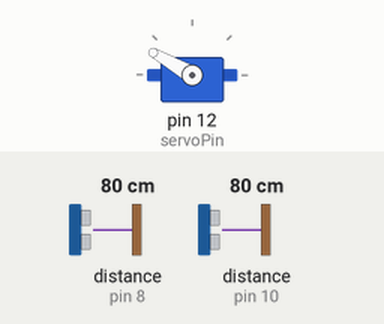
Recording of a sketch running on a simulated Arduino Uno, built with avr-gcc and run on an emulated ATmega328P. On the bench: servo. Wiring (inferred from the names in the program): 2 × ultrasonic range finder: trigger pin 9, echo pin 8 / trigger pin 11, echo pin 10. Inputs (shaded band) come from the test bench; at power-on: distance to the obstacle (sensors on pin 8, pin 10) 80 cm. The echo pulse lasts 58.3 µs per cm; what the sketch prints to the serial monitor is not drawn.

Above: at 11.2 s.
11.3 s: distance to the obstacle (sensor on pin 8) set to 2 cm
At 12.47 s:
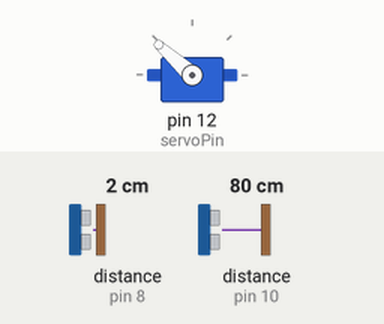
14.3 s: distance to the obstacle (sensor on pin 10) set to 9 cm
At 14.49 s:
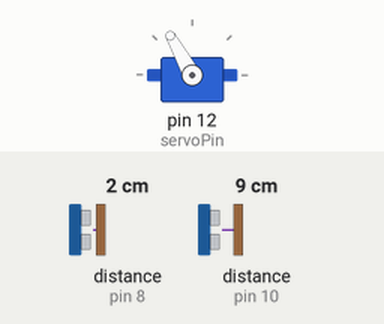
17.3 s: distance to the obstacle (sensor on pin 8) set to 35 cm
At 24.21 s:
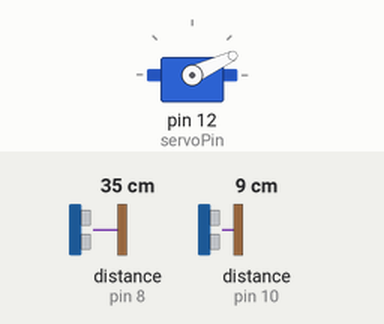
Timing chart, 0 to 24.3 s (numbered marks = the images above; inputs shaded):
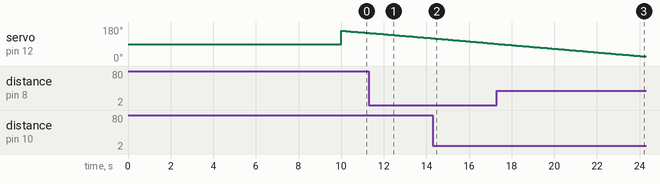

The sketch:

Radar.ino
```cpp
//Servo motor working.


#include <Servo.h>

const int delaySensor = 28;

//left sensor
const int trigPin1 = 9;
const int echoPin1 = 8;
//right sensor
const int trigPin2 = 11;
const int echoPin2 = 10;
//servo
const int servoPin = 12;

long duration;
int distance;

Servo myServo;

void setup() {
  //SERVO
  myServo.attach(servoPin);
  //myServo.write(90);

  pinMode(trigPin1, OUTPUT);
  pinMode(echoPin1, INPUT);
  pinMode(trigPin2, OUTPUT);
  pinMode(echoPin2, INPUT);
  Serial.begin(9600);

  delay(10000);

}

void loop() {
  // put your main code here, to run repeatedly:

  for (int i =160; i>= 20; i--)
  {
    myServo.write(i);
    delay(30);
    Serial.print(i); // Sends the current degree into the Serial Port
  Serial.print(","); // Sends addition character right next to the previous value needed later in the Processing IDE for indexing

    calculateDistance(trigPin1, echoPin1);
  //Serial.println("Sensor 1: ");
  //Serial.print(" ");
  Serial.print(distance);

  Serial.print("-");

  calculateDistance(trigPin2, echoPin2);
  //Serial.println("Sensor 2: ");
  //Serial.print(duration);
  //Serial.print(" ");
  Serial.print(distance);

  Serial.print("."); // Sends addition character right next to the previous value needed later in the Processing IDE for indexing
  delay(14);
  }

  //spin back
  for(int i = 20; i <= 160; i++)
  {
    myServo.write(i);
    delay(30);

  Serial.print(i);
  Serial.print(",");

  calculateDistance(trigPin1, echoPin1);
  Serial.print(distance);

  Serial.print("-");

  calculateDistance(trigPin2, echoPin2);
  Serial.print(distance);

  Serial.print(".");

  delay(14);
  }


}


int calculateDistance(int trigPin, int echoPin)
{
  duration =0;
  distance =0;

  digitalWrite(trigPin, LOW);
  delayMicroseconds(2);

  // Sets the trigPin on HIGH state for 10 micro seconds
  digitalWrite(trigPin, HIGH);
  delayMicroseconds(10);
  digitalWrite(trigPin, LOW);


  duration = pulseIn(echoPin, HIGH); // Reads the echoPin, returns the sound wave travel time in microseconds
  delay(delaySensor);
  distance= (duration/2)*0.0343;
  return distance;
}
```
